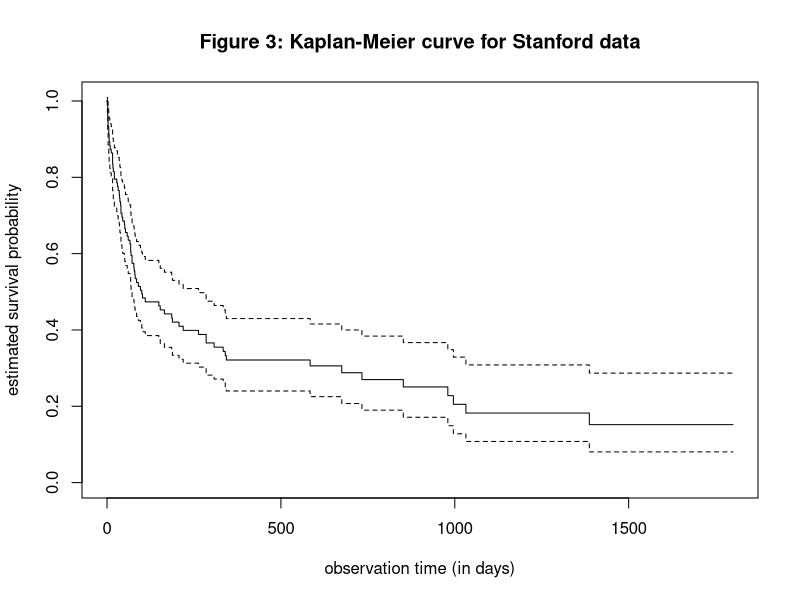
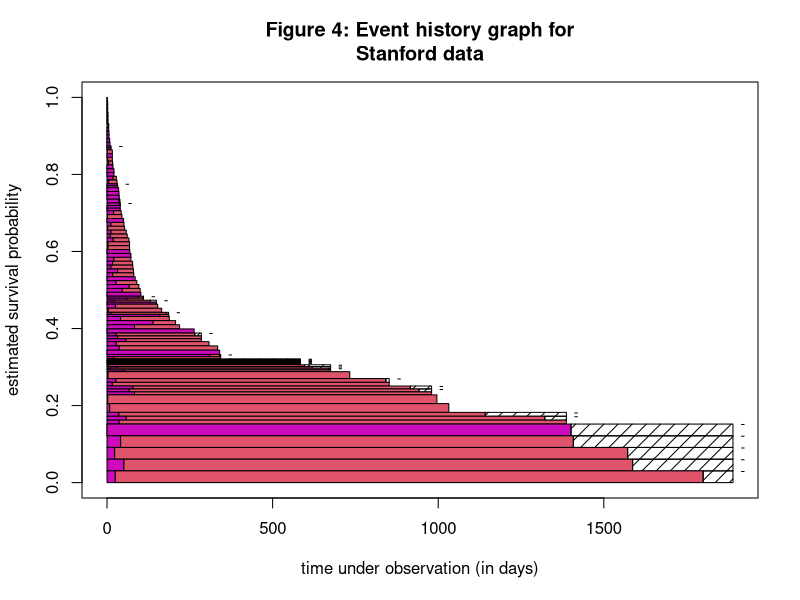
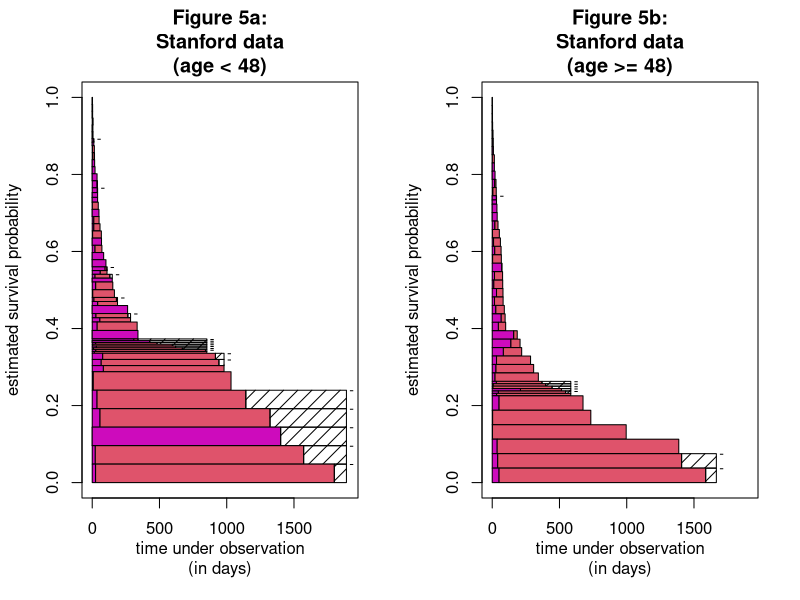

Source code (R) for these figures, in order:
library(Hmisc)


### Name: event.history
### Title: Produces event.history graph for survival data
### Aliases: event.history
### Keywords: survival

### ** Examples

# Code to produce event history graphs for SIM paper
#
# before generating plots, some pre-processing needs to be performed,
#  in order to get dataset in proper form for event.history function;
#  need to create one line per subject and sort by time under observation, 
#  with those experiencing event coming before those tied with censoring time;
require('survival')
data(heart)

# creation of event.history version of heart dataset (call heart.one):

heart.one <- matrix(nrow=length(unique(heart$id)), ncol=8)
for(i in 1:length(unique(heart$id)))
 {
  if(length(heart$id[heart$id==i]) == 1)
   heart.one[i,] <- as.numeric(unlist(heart[heart$id==i, ]))
  else if(length(heart$id[heart$id==i]) == 2)
   heart.one[i,] <- as.numeric(unlist(heart[heart$id==i,][2,]))
 }

heart.one[,3][heart.one[,3] == 0] <- 2 	## converting censored events to 2, from 0
if(is.factor(heart$transplant))
 heart.one[,7] <- heart.one[,7] - 1
 ## getting back to correct transplantation coding
heart.one <- as.data.frame(heart.one[order(unlist(heart.one[,2]), unlist(heart.one[,3])),])
names(heart.one) <- names(heart)
# back to usual censoring indicator:
heart.one[,3][heart.one[,3] == 2] <- 0 
# note: transplant says 0 (for no transplants) or 1 (for one transplant)
#        and event = 1 is death, while event = 0 is censored

# plot single Kaplan-Meier curve from heart data, first creating survival object
heart.surv <- survfit(Surv(stop, event) ~ 1, data=heart.one, conf.int = FALSE)

# figure 3: traditional Kaplan-Meier curve
# postscript('ehgfig3.ps', horiz=TRUE)
# omi <- par(omi=c(0,1.25,0.5,1.25))
 plot(heart.surv, ylab='estimated survival probability',
      xlab='observation time (in days)')
 title('Figure 3: Kaplan-Meier curve for Stanford data', cex=0.8)
# dev.off()

## now, draw event history graph for Stanford heart data; use as Figure 4

# postscript('ehgfig4.ps', horiz=TRUE, colors = seq(0, 1, len=20))
# par(omi=c(0,1.25,0.5,1.25))
 event.history(heart.one, 
		survtime.col=heart.one[,2], surv.col=heart.one[,3],
		covtime.cols = cbind(rep(0, dim(heart.one)[1]), heart.one[,1]),
		cov.cols = cbind(rep(0, dim(heart.one)[1]), heart.one[,7]),
		num.colors=2, colors=c(6,10),
		x.lab = 'time under observation (in days)',
		title='Figure 4: Event history graph for\nStanford data',
		cens.mark.right =TRUE, cens.mark = '-', 
		cens.mark.ahead = 30.0, cens.mark.cex = 0.85)
# dev.off()



# now, draw age-stratified event history graph for Stanford heart data; 
#  use as Figure 5

# two plots, stratified by age status
# postscript('c:\temp\ehgfig5.ps', horiz=TRUE, colors = seq(0, 1, len=20))
# par(omi=c(0,1.25,0.5,1.25))
 par(mfrow=c(1,2))

 event.history(data=heart.one, subset.rows = (heart.one[,4] < 0),
		survtime.col=heart.one[,2], surv.col=heart.one[,3],
		covtime.cols = cbind(rep(0, dim(heart.one)[1]), heart.one[,1]),
		cov.cols = cbind(rep(0, dim(heart.one)[1]), heart.one[,7]),
		num.colors=2, colors=c(6,10),  
		x.lab = 'time under observation\n(in days)',
		title = 'Figure 5a:\nStanford data\n(age < 48)',
		cens.mark.right =TRUE, cens.mark = '-', 
		cens.mark.ahead = 40.0, cens.mark.cex = 0.85,
		xlim=c(0,1900))

 event.history(data=heart.one, subset.rows = (heart.one[,4] >= 0),
		survtime.col=heart.one[,2], surv.col=heart.one[,3],
		covtime.cols = cbind(rep(0, dim(heart.one)[1]), heart.one[,1]),
		cov.cols = cbind(rep(0, dim(heart.one)[1]), heart.one[,7]),
		num.colors=2, colors=c(6,10),
		x.lab = 'time under observation\n(in days)',
		title = 'Figure 5b:\nStanford data\n(age >= 48)',
		cens.mark.right =TRUE, cens.mark = '-', 
		cens.mark.ahead = 40.0, cens.mark.cex = 0.85,
		xlim=c(0,1900))
# dev.off()
# par(omi=omi)

# we will not show liver cirrhosis data manipulation, as it was 
#  a bit detailed; however, here is the 
#  event.history code to produce Figure 7 / Plate 1

# Figure 7 / Plate 1 : prothrombin ehg with color
## Not run: 
##D second.arg <- 1				### second.arg is for shading
##D third.arg <- c(rep(1,18),0,1)		### third.arg is for intensity
##D 
##D # postscript('c:\temp\ehgfig7.ps', horiz=TRUE, 
##D # colors = cbind(seq(0, 1, len = 20), second.arg, third.arg)) 
##D # par(omi=c(0,1.25,0.5,1.25), col=19)
##D  event.history(cirrhos2.eh, subset.rows = NULL,
##D                survtime.col=cirrhos2.eh$time, surv.col=cirrhos2.eh$event,
##D 		covtime.cols = as.matrix(cirrhos2.eh[, ((2:18)*2)]),
##D 		cov.cols = as.matrix(cirrhos2.eh[, ((2:18)*2) + 1]),
##D 		cut.cov =  as.numeric(quantile(as.matrix(cirrhos2.eh[, ((2:18)*2) + 1]),
##D 				c(0,.2,.4,.6,.8,1), na.rm=TRUE) + c(-1,0,0,0,0,1)),	
##D  		colors=c(20,4,8,11,14),
##D 		x.lab = 'time under observation (in days)',
##D 		title='Figure 7: Event history graph for liver cirrhosis data (color)',
##D 		cens.mark.right =TRUE, cens.mark = '-', 
##D 		cens.mark.ahead = 100.0, cens.mark.cex = 0.85)
##D # dev.off()
## End(Not run)
